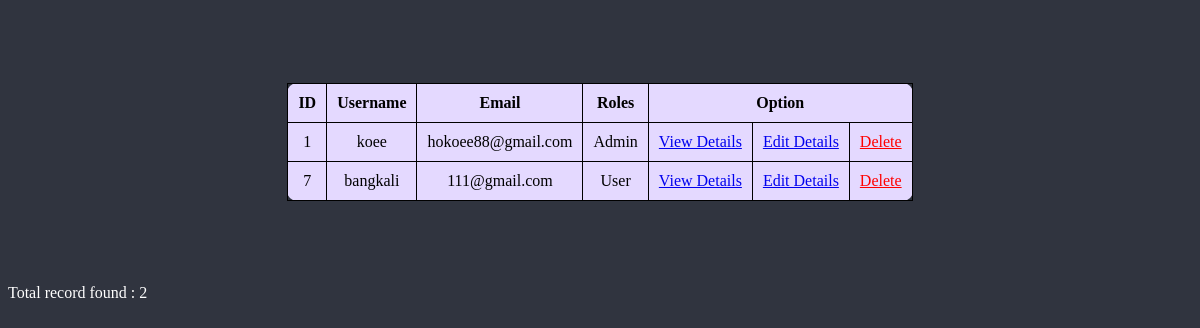
/admin/user_management.php (signed in), run on an earlier commit of the app's database.
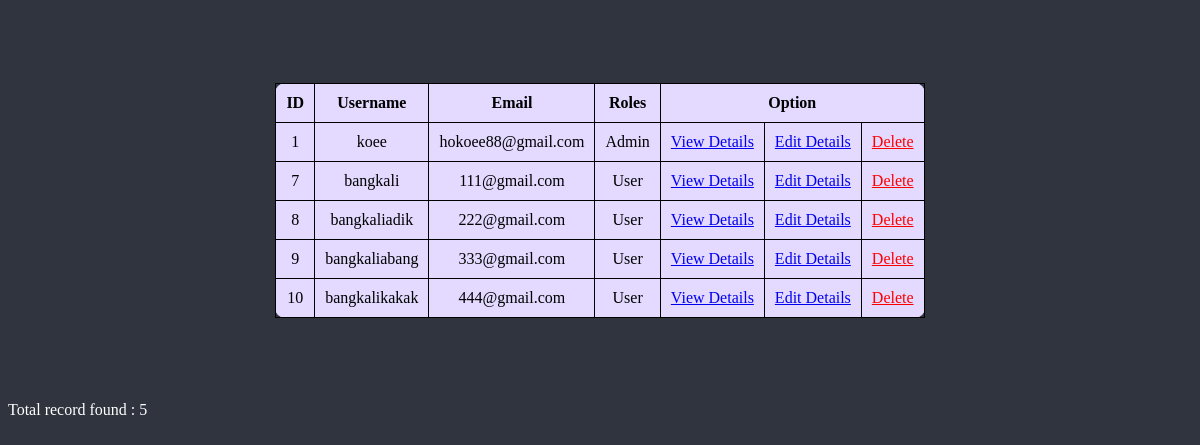
And on a later commit of the database.
### tables this page shows
CREATE TABLE `user` (
  `userID` int(10) NOT NULL,
  `userName` varchar(50) NOT NULL,
  `userEmail` varchar(50) NOT NULL,
  `userContact` varchar(11) NOT NULL,
  `userPassword` varchar(50) NOT NULL,
  `gender` varchar(10) NOT NULL,
  `dateOfBirth` date NOT NULL,
  `residentialAddress` varchar(200) NOT NULL,
  `userType` enum('User','Admin') NOT NULL DEFAULT 'User',
  `profilePicture` blob DEFAULT NULL
);

### admin/user_management.php (the view, shortened to what this page needs)
<?php
	include("connect.php");
?>
<!DOCTYPE html>
<html>
<head>
</head>
<body>
	<div class = "user-container">
		<table>
			<tr>
				<th>ID</th>
				<th>Username</th>
				<th>Email</th>
				<th>Roles</th>
				<th colspan="3">Option</th>
			</tr>
			<?php
			$result = mysqli_query($con,"select * from user");
			$numRow = mysqli_num_rows($result);
			while($row = mysqli_fetch_assoc($result))
			{
				$userid = $row['userID'];
			?>
			<tr>
				<td><?php echo $row['userID']?></td>
				<td><?php echo $row['userName']?></td>
				<td><?php echo $row['userEmail']?></td>
				<td><?php echo $row['userType']?></td>
				<td><a href="user_detail.php?id=<?php echo $userid;?>&pageset=true">View Details</a></td>
				<td><a href="user_detail_edit.php?id=<?php echo $userid;?>&pageedit=true">Edit Details</a></td>
				<td><a href="?id=<?php echo $userid;?>&pagedelete=true" onclick="confirmation()" style="color: red;">Delete</a></td>
			</tr>
			<?php
			}
			?>
		</table>
		<footer style="color: white;">Total record found : <?php echo $numRow?></footer>
	</div>
</body>
</html>

### admin/user_management.php (style rules this page uses)
body,html { background-color: #30343F; }
.user-container table,tr,th,td { border: 1px solid black; border-collapse: collapse; padding: 10px; border-radius: 10px; }
.user-container table { position: relative; margin: 7% auto; border-color: #30343F; padding: 10px; background-color: #E4D9FF; text-align: center; }

What changed in the data, as far as the page shows it:
added user: userID "8", userName "bangkaliadik", userEmail "222@gmail.com", userType "User"
added user: userID "9", userName "bangkaliabang", userEmail "333@gmail.com", userType "User"
added user: userID "10", userName "bangkalikakak", userEmail "444@gmail.com", userType "User"
Also different on the page:
$numRow: "2" → "5"
